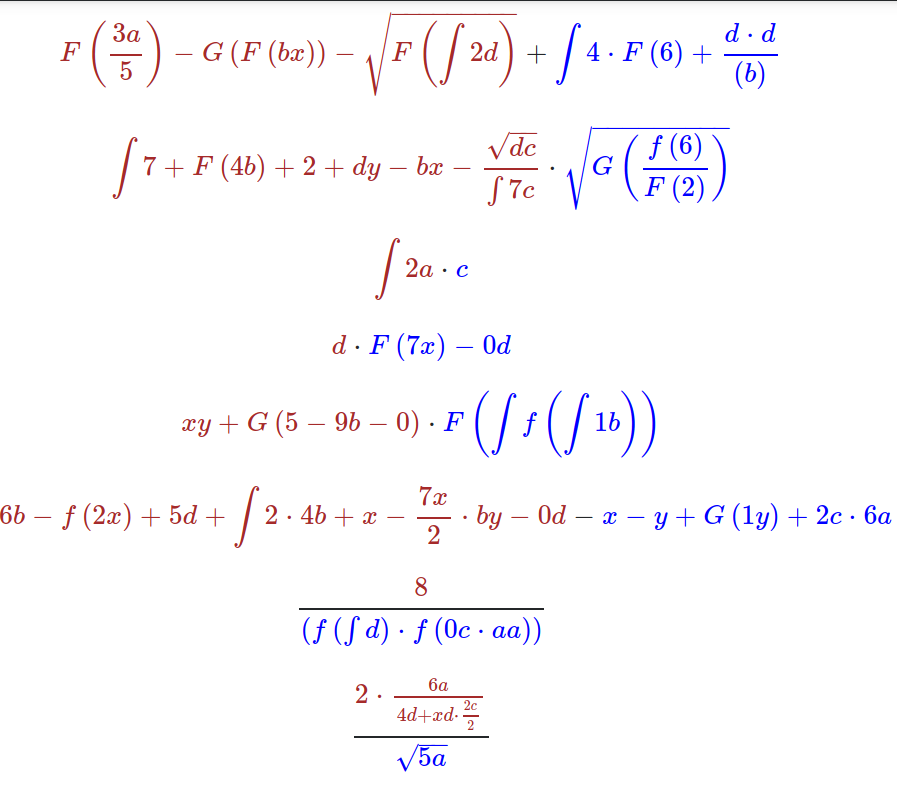
#> input picture ds/sample.png, 897 x 787 px
$ python pudzianator.py --in-dir ../ds --out-dir out
#> lines starting #> are read from the running program, lines starting #| are printed output that depends on the picture; after the words box and inside, x2 and y2 are one past the last pixel; in counts of white or black regions, pixels touching at a corner belong together
import cv2
import numpy as np
import argparse
import os
import json

def iswhite(p):
    return p[0] > 180 and p[1] > 180 and p[2] > 180

def convert(o):
    if isinstance(o, np.int64):
        return int(o)
    else:
        return o

def avgcolor(img):
    sum = [0,0,0]
    ctr = 0
    eps=0
    rows,cols, _ = img.shape
    for i in range(eps, rows - eps):
        for j in range(eps, cols - eps):
            p = img[i,j]
            if not iswhite(p):
                for c in range(3):
                    sum[c] = sum[c] + p[c]
                ctr=ctr+1

    if ctr == 0:
        return [0,0,0]
    return [sum[j]/ctr for j in range(3)]

def process_img(in_dir, out_dir, name):
#> called with in_dir = '../ds', out_dir = 'out', name = 'sample.png'
    image = cv2.imread(os.path.join(in_dir, name))
#> image is the input picture: shape (787, 897, 3); mean B, G, R 251.9, 249.6, 251
    gray = 255 - cv2.cvtColor(image, cv2.COLOR_BGR2GRAY)
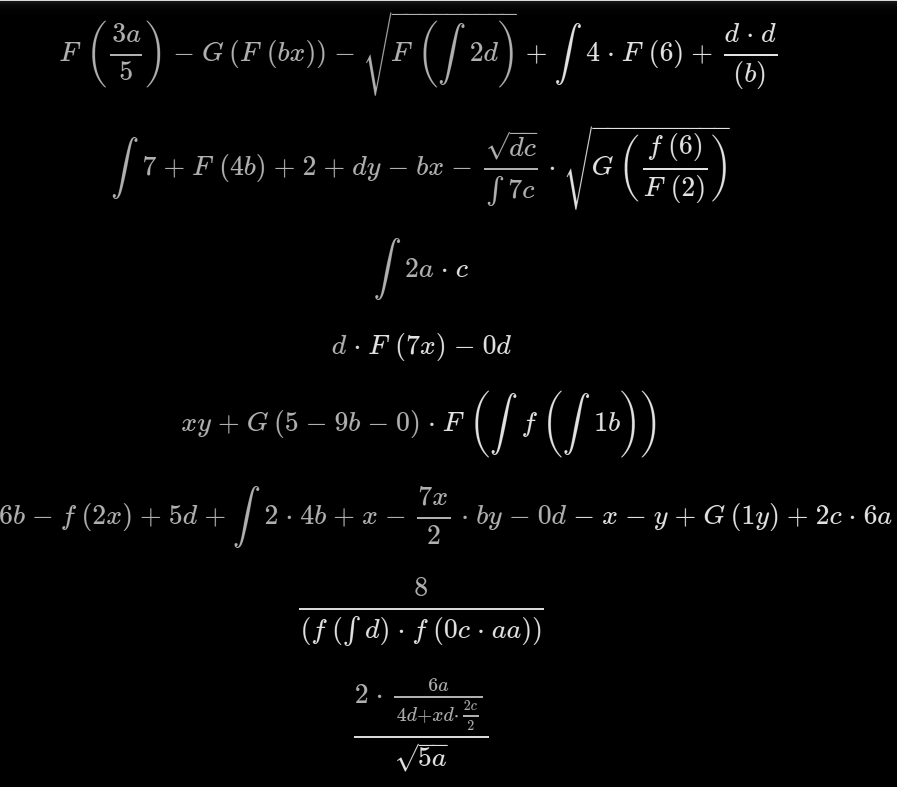
#> gray: shape (787, 897); min 0, max 226, mean 4.7
    boxes = {}
    for i in range(8):
        boxes[i] = []
    cnts = cv2.findContours(gray, cv2.RETR_EXTERNAL, cv2.CHAIN_APPROX_SIMPLE)
#> cnts = 184 contours, 25 with area under 20; largest, box (x1, y1, x2, y2) and area: (0, 0, 897, 96) 12834, (566, 126, 731, 210) 391, (0, 505, 26, 524) 288, (230, 156, 256, 175) 258, (374, 238, 401, 300) 256
    cnts = cnts[0] if len(cnts) == 2 else cnts[1]
    for k, c in enumerate(cnts):
        x,y,w,h = cv2.boundingRect(c)
        subimg = image[y:y+h, x:x+w]
        c = avgcolor(subimg)
        hashcode = sum([(c[j] > 220) * (2**j) for j in range(3)])
        boxes[hashcode].append([x,y,x+w,y+h])
#> this loop made 184 passes
#> (x, y, w, h, rows in avgcolor, cols in avgcolor, hashcode) on passes 1 to 3: (432, 754, 15, 12, 12, 15, 1), (419, 747, 12, 19, 19, 12, 1), (397, 743, 52, 29, 29, 52, 1)
#> pass 3, in process_img, `subimg = image[y:y+h, x:x+w]`:
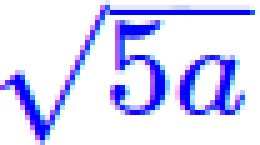
#> subimg: shape (29, 52, 3) (shown 5 times larger); mean B, G, R 255, 214.7, 214.7
#> after the loop:
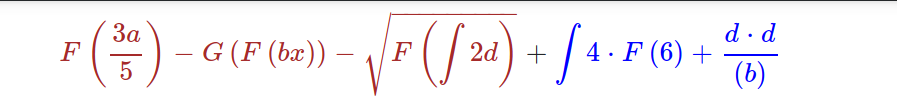
#> subimg: shape (96, 897, 3); mean B, G, R 245.7, 242.5, 245.9
    bboxes=[]
    for k in boxes.keys():
        if not boxes[k]:
            continue
        m = 0

        perchannel = np.array(boxes[k]).transpose()
        xmin, ymin = np.min(perchannel[0]),np.min(perchannel[1])
        xmaks, ymaks = np.max(perchannel[2]),np.max(perchannel[3])
        bboxes.append([xmaks, ymaks, xmaks-xmin, ymaks-ymin])
        color = list(np.random.random(size=3) * 256)
        cv2.rectangle(image, (xmin, ymin), (xmaks, ymaks), color, 1)
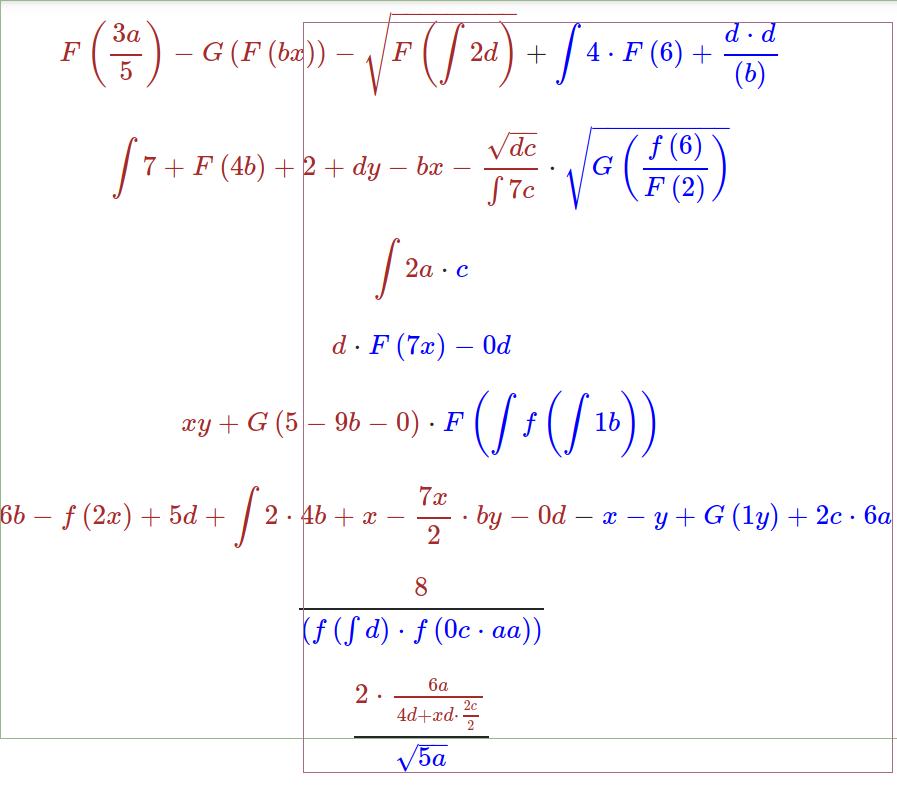
#> image: shape (787, 897, 3); 0.74% of pixels changed, all inside (x1, y1, x2, y2) = (0, 0, 897, 773)
#> after the loop, bboxes = [[897, 738, 897, 738], [892, 772, 589, 750]]
    annotations.append({'name': name, 'bbox': bboxes})

    cv2.imwrite(os.path.join(out_dir, name), image)


if __name__ == "__main__":
    parser = argparse.ArgumentParser()
    parser.add_argument('--in-dir', help='input directory', required=True, type=str)
    parser.add_argument('--out-dir', help='output directory', required=True, type=str)
    parser.add_argument('--save', help='save file', required=False, type=str)

    args = parser.parse_args()
    input_names = os.listdir(args.in_dir)

    if not os.path.isfile(args.out_dir):
        os.mkdir(args.out_dir)

    annotations = []

    for name in input_names:
        process_img(args.in_dir, args.out_dir, name)
    json_output = json.dumps(annotations, default=convert)

    if not args.save:
        print(json_output)
#| [{"name": "sample.png", "bbox": [[897, 738, 897, 738], [892, 772, 589, 750]]}]
    else:
        with open(args.save, 'w+') as savefile:
            savefile.write(json_output)
